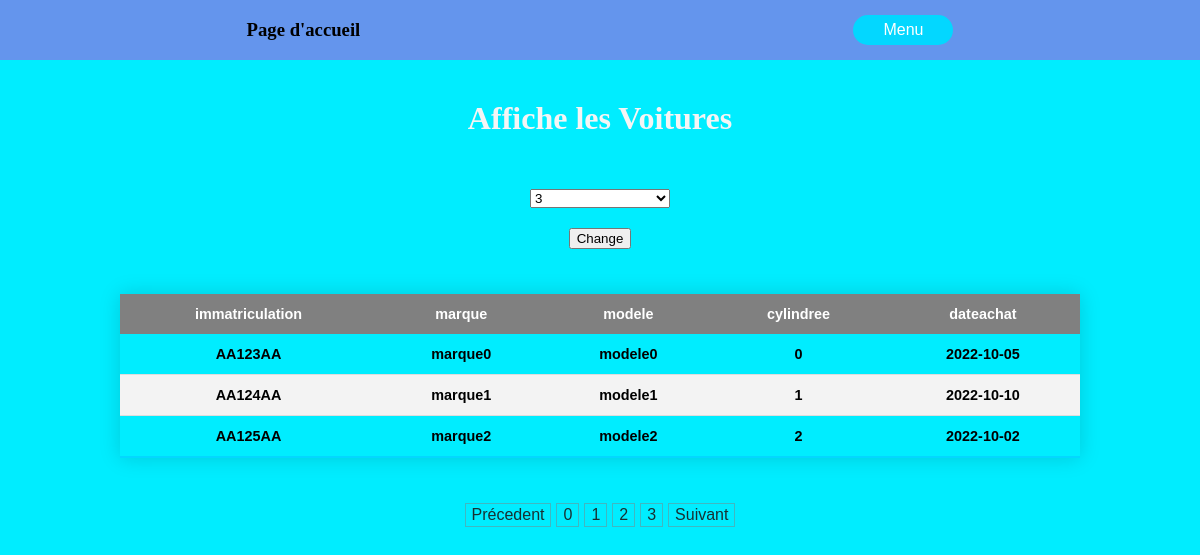
Page /affichageVoitures.php?select=3&page=0 on the committed database.
### tables this page shows
CREATE TABLE `voiture` (
  `immatriculation` varchar(20) NOT NULL,
  `marque` varchar(20) NOT NULL,
  `modele` varchar(20) NOT NULL,
  `cylindree` smallint(6) NOT NULL,
  `dateachat` date NOT NULL
);

### bdd/db_id.php (called while the page is built)
<?php
abstract class db_id{
    private $locahost = "localhost";
    private $db_name = "voiture";
    private $username = "root";
    private $password = "";
    public function get_id(){
        $arr = array();
        array_push($arr,$this->locahost,$this->db_name,$this->username,$this->password);
        return $arr;
    }
}

### bdd/db_connexion.php (called while the page is built, shortened)
<?php
require_once ("db_id.php");
class db_connexion extends db_id {
    private $host;
    private $db_name;
    private $username;
    private $password;
    protected $_connexion;
    public function __construct(){
        $id = $this -> get_id();
        $this->host = $id[0];
        $this->db_name = $id[1];
        $this->username = $id[2];
        $this->password = $id[3];
    }
    public function connexion(){
        $this -> _connexion = null;
        try{
            $this->_connexion = new PDO('mysql:host='.$this->host .';dbname='.$this->db_name,$this->username,$this->password);
            $this->_connexion->exec('set names utf8');
            return true;
        }catch (PDOException $exception){
            echo "Error to connect BDD" . $exception;
            return false;
        }
    }
    public function find_data($table,$l1,$l2){
        $sql = "SELECT * FROM " . $table . " LIMIT " . $l1 . " , " . $l2;
        $query = $this->_connexion->prepare($sql);
        $query->execute();
        return $query->fetchAll(PDO::FETCH_ASSOC);
    }
    public function total_count_number($id,$table){
        $sql = "SELECT COUNT($id) FROM $table";
        $query = $this->_connexion->prepare($sql);
        $query->execute();
        return $query->fetchAll(PDO::FETCH_ASSOC);
    }
    public function get_all_columns_from_table($table){
        $sql = "SHOW FULL COLUMNS FROM " . $table;
        $query = $this->_connexion->prepare($sql);
        $query->execute();
        $res = $query->fetchAll();
        $columns = array();
        foreach ($res as $r => $key){
            foreach ($key as $k => $x){
                if ($k === "Field"){
                    array_push($columns,$key[$k]);
                }
            }
        }
        return $columns;
    }
}

### affichageVoitures.php (the view, shortened to what this page needs)
<?php
require_once("./bdd/db_connexion.php");
$connexion = new db_connexion();
$res = $connexion->connexion();
if ($res) {
    $columns = $connexion->get_all_columns_from_table("voiture");
    $num = $connexion->total_count_number("immatriculation", "voiture")[0]["COUNT(immatriculation)"];
    if (array_key_exists("page", $_GET) && array_key_exists("select", $_GET)) {
        $s = $_GET["page"] * $_GET["select"];
        $client = $connexion->find_data("voiture", $s, $_GET["select"]);
    }
}
?>
<!DOCTYPE html>
<html lang="fr">
<head>
    <link rel="stylesheet" href="./src/style.css"/>
</head>
<body>
    <header>
        <div class="header-content">
            <div>
                <h3><a href="index.php" style="color: black;">Page d'accueil</a></h3>
            </div>
            <nav>
                <button id="menu">Menu</button>
            </nav>
        </div>
    </header>
    <main>
        <h3>Affiche les Voitures</h3>
        <form method="get" action="affichageVoitures.php">
            <select name="select" id="select" class="select-form">
                <?php $i = 3;
                while ($i < 11): ?>
                    <option id="<?= $i ?>">
                        <?php
                        echo $i;
                        ?>
                    </option>
                    <?php $i++; endwhile; ?>
            </select>
            <input type="submit" value="Change">
        </form>
        <table>
            <thead>
            <tr>
                <?php foreach ($columns as $co) : ?>
                    <th scope="col"><?= $co ?></th>
                <?php endforeach; ?>
            </tr>
            </thead>
            <tbody>
            <?php if (isset($client)) foreach ($client as $c) : ?>
                <tr>
                    <?php foreach ($columns as $co) : ?>
                        <th scope="row"><?= $c["$co"] ?></th>
                    <?php endforeach; ?>
                </tr>
            <?php endforeach; ?>
            </tbody>
        </table>
        <div class="page">
            <button onclick="home_page()">Précedent</button>
            <?php
            $p = 0;
            if (array_key_exists("select", $_GET)) {
                $amount = ceil($num / $_GET["select"]);
                while ($p < $amount) {
                    echo "<button onclick='Set_Location($p)'>$p</button>";
                    $p++;
                }
            }
            ?>
            <button onclick="next_page(<?= $p - 1 ?>)">Suivant</button>
        </div>
    </main>
</body>
</html>

### src/style.css (style rules this page uses)
html,body { box-sizing: border-box; margin: 0; padding: 0; width: 100%; height: auto; background: rgb(0,237,255); }
a { text-decoration: none; }
header { width: 100%; position: fixed; z-index: 2; display: flex; flex-direction: column; justify-content: center; align-items: center; background-color: cornflowerblue; }
.header-content { width: 100%; display: flex; flex-direction: row; justify-content: space-around; align-items: center; height: 60px; }
.header-content button { border: none; border-radius: 15px; height: 30px; width: 100px; font-size: 1rem; cursor: pointer; background-color: #03d7ff; color: white; transition: 0.3s; }
main { width: 100%; height: auto; display: flex; justify-content: center; align-items: center; padding: 50px 0px; flex-direction: column; flex-wrap: wrap; }
main h3 { width: 100%; text-align: center; font-size: 2rem; margin-top: 50px; color: whitesmoke; }
main form { width: 80%; height: auto; display: flex; flex-direction: column; justify-content: flex-end; align-items: center; margin-top: 20px; margin-bottom: 20px; gap: 20px; }
.select-form { width: 140px; }
input { cursor: pointer; }
table { width: 80%; border-collapse: collapse; margin: 25px 0; font-size: 0.9em; font-family: sans-serif; min-width: 400px; box-shadow: 0 0 20px rgba(0, 0, 0, 0.15); }
table thead tr { background-color: grey; color: #ffffff; text-align: left; }
table th, table td { padding: 12px 15px; }
table tbody tr { border-bottom: 1px solid #dddddd; cursor: pointer; transition: 0.3s; }
table tbody tr:nth-of-type(even) { background-color: #f3f3f3; }
table tbody tr:last-of-type { border-bottom: 2px solid #03d7ff; }
table th { text-align: center; }
.page { display: flex; flex-direction: row; justify-content: center; align-items: center; margin-top: 20px; gap: 5px; }
.page button { border: 1px solid rgba(128, 128, 128, 0.49); background-color: transparent; cursor: pointer; font-size: 1rem; line-height: 20px; color: rgba(28, 28, 28, 0.9); }

### rows in the picture
voiture: immatriculation "AA123AA", marque "marque0", modele "modele0", cylindree "0", dateachat "2022-10-05"
voiture: immatriculation "AA124AA", marque "marque1", modele "modele1", cylindree "1", dateachat "2022-10-10"
voiture: immatriculation "AA125AA", marque "marque2", modele "modele2", cylindree "2", dateachat "2022-10-02"

### other values in the picture
$co "immatriculation"
$co "marque"
$co "modele"
$co "cylindree"
$co "dateachat"
form field select "3"
